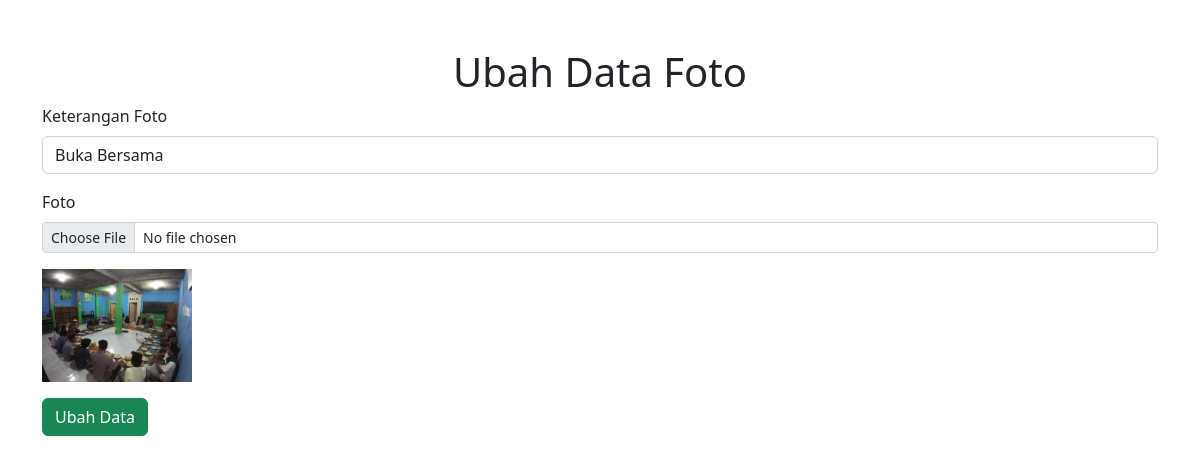
Screenshot of /app/foto/ubah.php?id=1 with the database file from the repository.
### tables this page shows
CREATE TABLE `foto` (
  `id_foto` int(11) NOT NULL,
  `ket_foto` text NOT NULL,
  `foto` text NOT NULL
);

### app/functions.php (called while the page is built, shortened)
<?php
$conn = mysqli_connect("localhost", "root", "", "darul_atqia");
function query($query)
{
    global $conn;
    $result = mysqli_query($conn, $query);
    $rows = [];
    while ($row = mysqli_fetch_assoc($result)) {
        $rows[] = $row;
    }
    return $rows;
}

### app/foto/ubah.php (the view, shortened to what this page needs)
<?php
require '../functions.php';
$id = $_GET["id"];
$foto = query("SELECT * FROM foto WHERE id_foto =$id")[0];
?>
<!DOCTYPE html>
<html lang="en">
<head>
    <link href="https://cdn.jsdelivr.net/npm/bootstrap@5.2.3/dist/css/bootstrap.min.css" rel="stylesheet">
</head>
</head>
<body>
    <h1 class="text-center mt-5">Ubah Data Foto</h1>
    <form action="" method="post" enctype="multipart/form-data">
        <div class="container">
            <div class="mb-3">
                <label for="ket_foto" class="form-label">Keterangan Foto</label>
                <input type="text" class="form-control" name="ket_foto" id="ket_foto" required value="<?= $foto["ket_foto"]; ?>">
            </div>
            <div class="mb-3">
                <label for="foto" class="form-label">Foto</label>
                <input class="form-control form-control-sm" name="foto" id="foto" type="file" required>
                <div class="mt-3">
                    <img src="../../source/images/foto/<?= $foto['foto'] ?>" alt="<?= $foto['ket_foto'] ?>" width="150px">
                </div>
            </div>
            <button class="btn btn-success" type="sumbit" name="submit">Ubah Data</button>
        </div>
    </form>
</body>
</html>

### rows the page displays
foto: ket_foto "Buka Bersama", foto (picture)
